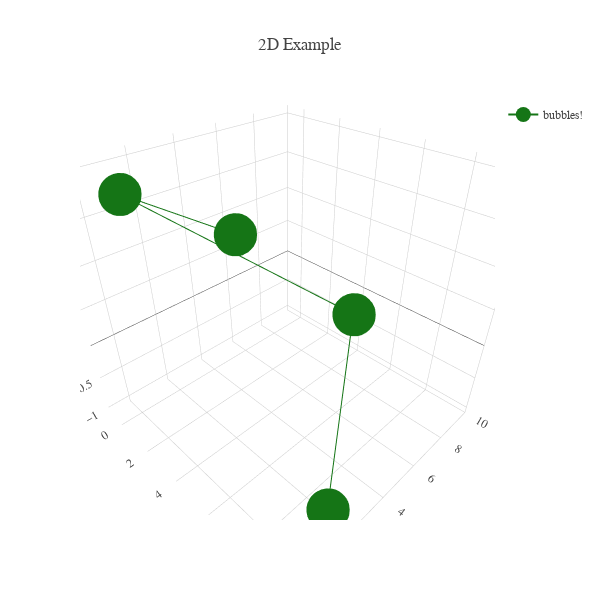

Here is the notebook cell this chart was saved with:
### Code cell
fig=go.Figure(data=data,layout=layout)
iplot(fig)

### Figure 1 — Plotly figure (JSON) as saved in the notebook; plotly's stock layout.template omitted (floating-point values rounded to 4 significant figures)
{"data": [{"line": {"color": "rgb(21,117,22)", "width": 2}, "marker": {"size": 15}, "mode": "line", "name": "bubbles!", "type": "scatter3d", "x": [1, 2, 5, 9], "y": [5, 0, 8, 2], "z": [1, 2, 0, -1]}], "layout": {"font": {"family": "Verdana"}, "height": 600, "plot_bgcolor": "rgb(255, 255, 255)", "scene": {"aspectmode": "cube", "camera": {"center": {"x": 0, "y": 0, "z": 0}, "eye": {"x": 1, "y": -1, "z": 1}}, "xaxis": {"autorange": false, "range": [-1, 10], "zeroline": false}, "yaxis": {"autorange": false, "range": [-1, 10], "zeroline": false}}, "showlegend": true, "title": "2D Example", "width": 600}}
